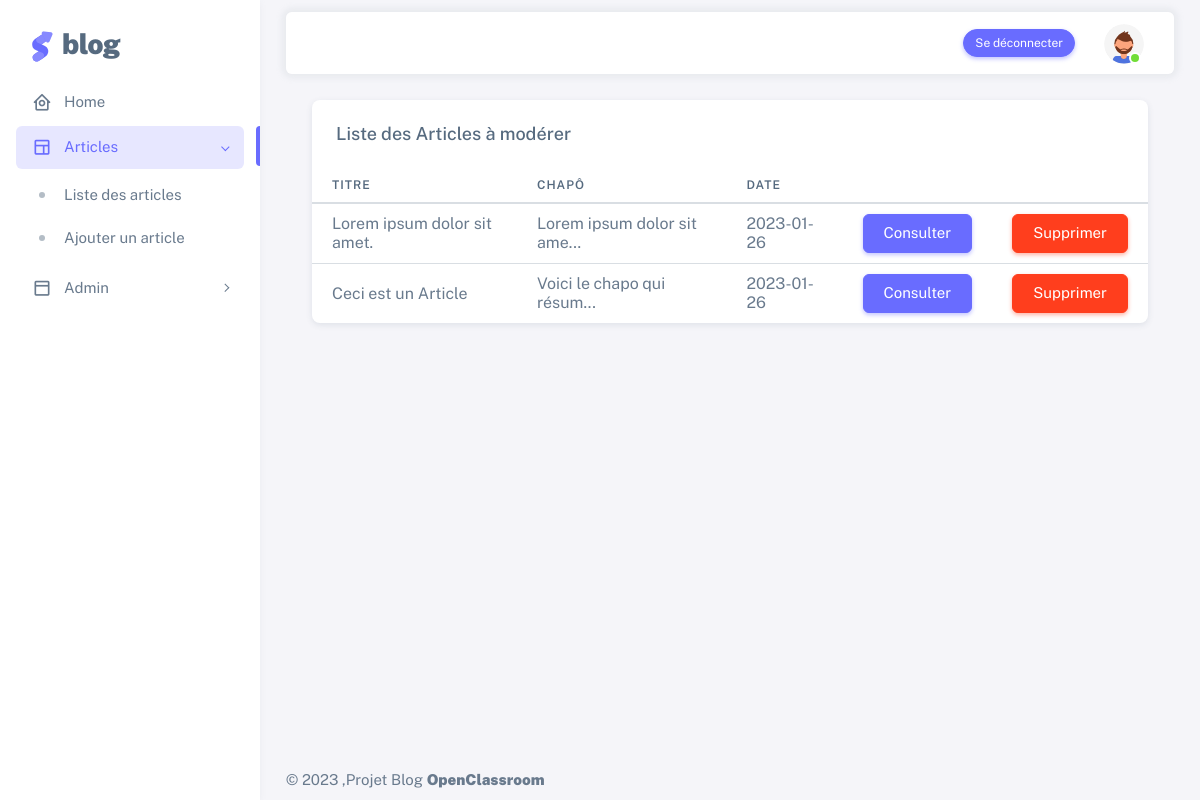
The page /admin/index (signed in) on the database its author committed.
### tables this page shows
CREATE TABLE IF NOT EXISTS `article` (
  `id` tinyint(3) NOT NULL AUTO_INCREMENT,
  `title` varchar(70) NOT NULL,
  `content` longtext NOT NULL,
  `date` datetime NOT NULL,
  `chapo` text NOT NULL,
  `author_id` tinyint(3) NOT NULL,
  PRIMARY KEY (`id`),
  KEY `author_id` (`author_id`)
);

### src/controller/Controller.php (called while the page is built, shortened)
<?php
abstract class Controller
{
  public function render(string $file, array $datas = [] ){
    extract($datas);
    require_once ROOT.'/views/'.$file.'.php';
    require_once ROOT.'/views/default.php';
  }
}

### public/index.php (called while the page is built, shortened)
<?php
$app = new Main();
$app->start();

### Core/Db.php (called while the page is built, shortened)
<?php
class Db extends PDO
{
  private static $instance;
  private function __construct()
  {
    $_dsn = 'mysql:dbname='. DBNAME . ';host=' . DBHOST;
  }
  public static function getInstance()
  {
    if(self::$instance === null){
      self::$instance = new self();
    }
    return self::$instance;
  }
}
?>

### src/model/model.php (called while the page is built, shortened)
<?php
class Model extends Db
{
  public function req(string $sql, array $attributs=null)
  {
    $this->db = Db::getInstance();
    if($attributs !== null){
      $query = $this->db->prepare($sql);
      $query->execute($attributs);
      return $query;
    }else {
      return $this->db->query($sql);
    }
  }
}
?>

### views/admin/index.php (the view, shortened to what this page needs)
<div class="container-fluid">
  <div class="card">
    <h5 class="card-header">Liste des Articles à modérer</h5>
    <div class="table-responsive text-nowrap">
      <table class="table">
        <thead>
          <tr>
            <th>Titre</th>
            <th>Chapô</th>
            <th>Date</th>
          </tr>
        </thead>
        <tbody class="table-border-bottom-0">
          <?php foreach ($articles as $article): ?>
            <tr>
              <td><?php echo $article->title; ?></td>
              <td><?php echo substr($article->chapo,0,25).'...'; ?></td>
              <td><?php echo substr($article->date,0,10);; ?></td>
              <td> <a class="btn btn-primary" href="/article/detail/<?php echo $article->id ?>">Consulter</a> </td>
              <td> <a class="btn btn-danger" href="/admin/deleteArticle/<?php echo  $article->id?>">Supprimer</a> </td>
            </tr>
          <?php endforeach; ?>
        </tbody>
      </table>
    </div>
  </div>
</div>

### rows shown on the page
article: title "Lorem ipsum dolor sit amet.", chapo "Lorem ipsum dolor sit ame", date "2023-01-26"
article: title "Ceci est un Article", chapo "Voici le chapo qui résum", date "2023-01-26"
